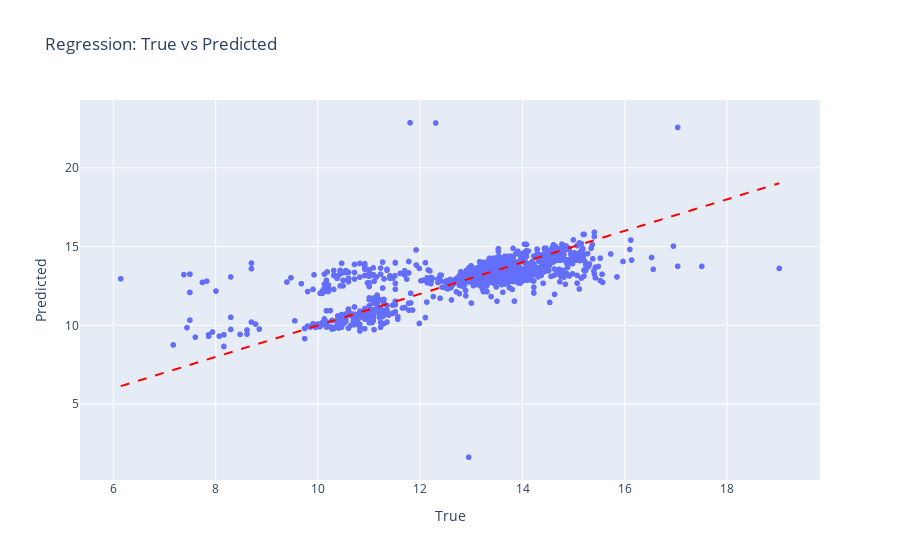
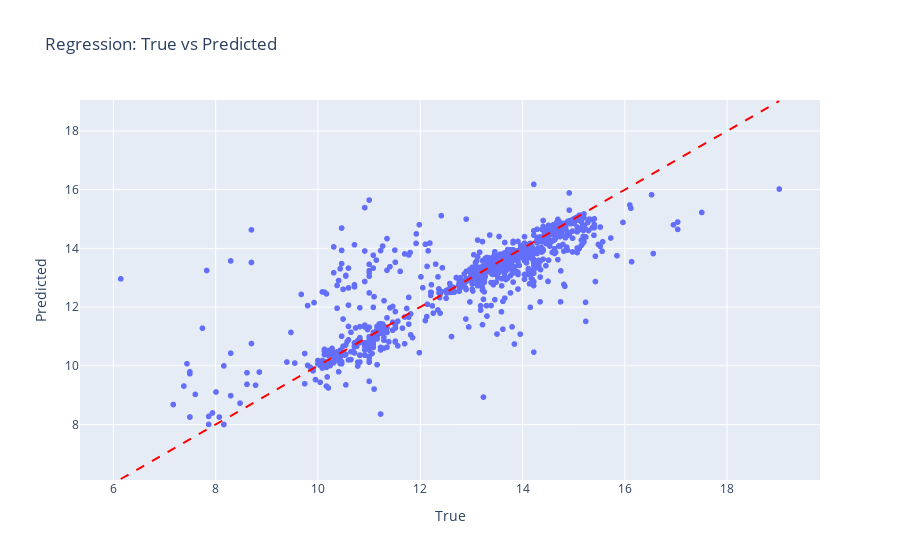
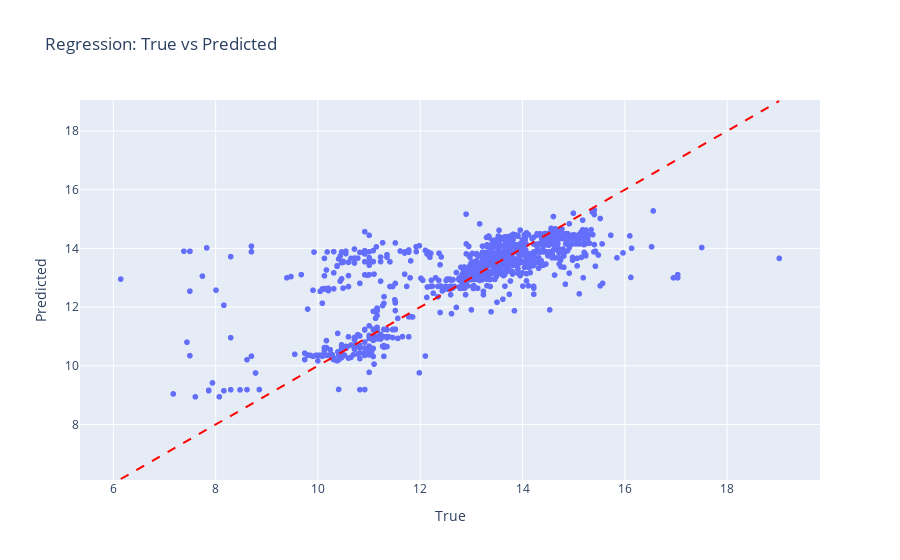

The notebook cell saved with these charts, in order:
### Code cell
metrics_results = {}

for name, model in models.items():
    print(f"\nTraining {name}...")
    
    metrics = train_and_evaluate(
        model,
        X_scaled,
        y_log,        
        task="regression",
        plot=True
    )
    
    metrics_results[name] = metrics

### Figure 1 — Plotly figure (JSON) as saved in the notebook; plotly's stock layout.template omitted (floating-point values rounded to 4 significant figures; data arrays with more than 128 entries replaced by an {"elided": "..."} marker saying what was removed)
{"data": [{"hovertemplate": "True=%{x}<br>Predicted=%{y}<extra></extra>", "legendgroup": "", "marker": {"color": "#636efa", "symbol": "circle"}, "mode": "markers", "name": "", "showlegend": false, "type": "scattergl", "x": {"elided": "1252 float values"}, "xaxis": "x", "y": {"elided": "1252 float values"}, "yaxis": "y"}], "layout": {"legend": {"tracegroupgap": 0}, "shapes": [{"line": {"color": "red", "dash": "dash"}, "type": "line", "x0": 6.144, "x1": 19.02, "y0": 6.144, "y1": 19.02}], "title": {"text": "Regression: True vs Predicted"}, "xaxis": {"anchor": "y", "domain": [0, 1], "title": {"text": "True"}}, "yaxis": {"anchor": "x", "domain": [0, 1], "title": {"text": "Predicted"}}}}

### Figure 2 — Plotly figure (JSON) as saved in the notebook; plotly's stock layout.template omitted (floating-point values rounded to 4 significant figures; data arrays with more than 128 entries replaced by an {"elided": "..."} marker saying what was removed)
{"data": [{"hovertemplate": "True=%{x}<br>Predicted=%{y}<extra></extra>", "legendgroup": "", "marker": {"color": "#636efa", "symbol": "circle"}, "mode": "markers", "name": "", "showlegend": false, "type": "scattergl", "x": {"elided": "1252 float values"}, "xaxis": "x", "y": {"elided": "1252 float values"}, "yaxis": "y"}], "layout": {"legend": {"tracegroupgap": 0}, "shapes": [{"line": {"color": "red", "dash": "dash"}, "type": "line", "x0": 6.144, "x1": 19.02, "y0": 6.144, "y1": 19.02}], "title": {"text": "Regression: True vs Predicted"}, "xaxis": {"anchor": "y", "domain": [0, 1], "title": {"text": "True"}}, "yaxis": {"anchor": "x", "domain": [0, 1], "title": {"text": "Predicted"}}}}

### Figure 3 — Plotly figure (JSON) as saved in the notebook; plotly's stock layout.template omitted (floating-point values rounded to 4 significant figures; data arrays with more than 128 entries replaced by an {"elided": "..."} marker saying what was removed)
{"data": [{"hovertemplate": "True=%{x}<br>Predicted=%{y}<extra></extra>", "legendgroup": "", "marker": {"color": "#636efa", "symbol": "circle"}, "mode": "markers", "name": "", "showlegend": false, "type": "scattergl", "x": {"elided": "1252 float values"}, "xaxis": "x", "y": {"elided": "1252 float values"}, "yaxis": "y"}], "layout": {"legend": {"tracegroupgap": 0}, "shapes": [{"line": {"color": "red", "dash": "dash"}, "type": "line", "x0": 6.144, "x1": 19.02, "y0": 6.144, "y1": 19.02}], "title": {"text": "Regression: True vs Predicted"}, "xaxis": {"anchor": "y", "domain": [0, 1], "title": {"text": "True"}}, "yaxis": {"anchor": "x", "domain": [0, 1], "title": {"text": "Predicted"}}}}
